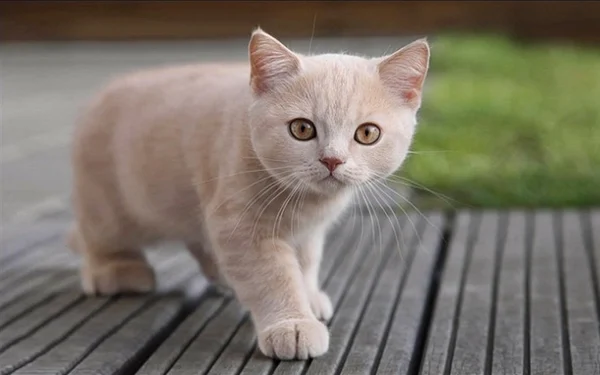
#> input picture cat.jpg, 600 x 375 px, found by its file name
$ python median_blur.py
#> lines starting #> are read from the running program, lines starting #| are printed output that depends on the picture
import cv2 as cv


img = cv.imread("./cat.jpg")
#> img is the input picture: shape (375, 600, 3); mean B, G, R 103.1, 115.3, 122.1

blurred = cv.medianBlur(img, 11)
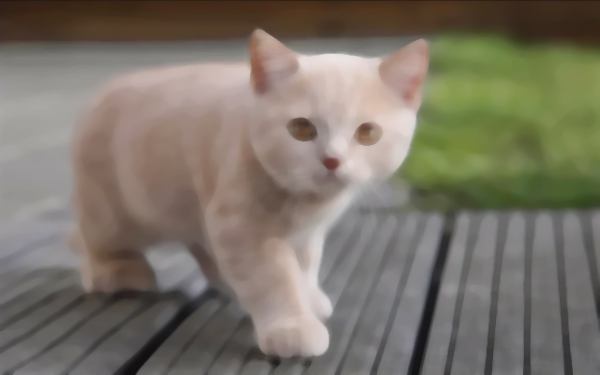
#> blurred: shape (375, 600, 3); mean B, G, R 103.5, 115.7, 122.7

cv.imshow("blurred", blurred)
cv.imshow("original", img)

cv.waitKey(0)
cv.destroyAllWindows()
